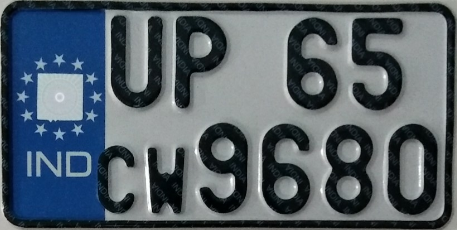
#> input picture Vision/main/plate.png, 457 x 230 px
$ python -i utils.py   (imports and definitions only)
#> lines starting #> are read from the running program, lines starting #| are printed output that depends on the picture; after the words box and inside, x2 and y2 are one past the last pixel; in counts of white or black regions, pixels touching at a corner belong together
#!/usr/bin/env python3
# -*- coding: utf-8 -*-
"""
Created on Sat Oct 31 23:56:57 2020

@author: nikhilchaudhary
"""
import cv2
import numpy as np
import pytesseract
import string
import matplotlib.pyplot as plt

# For Windows Local Machine - Begins
EXE_PATH = r'C:\Program Files\Tesseract-OCR\tesseract.exe'
pytesseract.pytesseract.tesseract_cmd = EXE_PATH
# Ends

path = r"C:\Users\hp\Desktop\Nikhil Project\nikhil.png"

def get_text_from_image(image_path, remove=False):
#> called with image_path = 'plate.png', remove = False
    image = cv2.imread(image_path)
#> image is the input picture: shape (230, 457, 3); mean B, G, R 104.2, 95.1, 83.5
    gray=cv2.cvtColor(image,cv2.COLOR_BGR2GRAY)
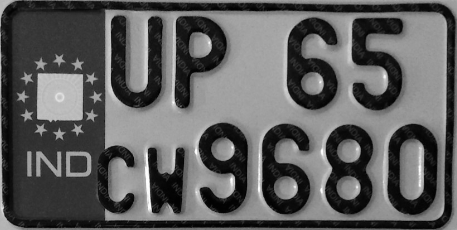
#> gray: shape (230, 457); min 1, max 254, mean 92.6
    blur=cv2.bilateralFilter(gray,11,90,90)
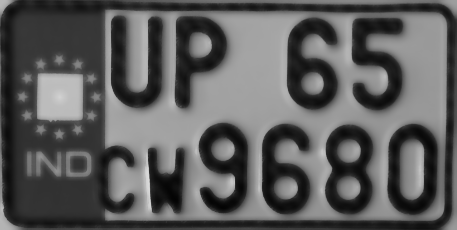
#> blur: shape (230, 457); min 3, max 220, mean 92.1
    edges=cv2.Canny(blur,30,200)
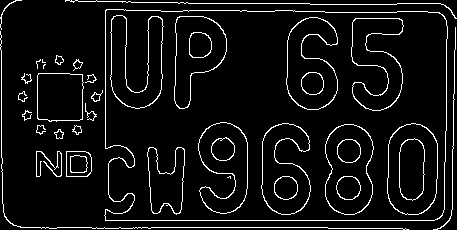
#> edges: shape (230, 457); 6.7% white in thin lines or dots
    cnts, new=cv2.findContours(edges.copy(),cv2.RETR_LIST,cv2.CHAIN_APPROX_SIMPLE)
#> cnts = 65 contours, 14 with area under 20; largest, box (x1, y1, x2, y2) and area: (104, 9, 448, 221) 70283, (104, 9, 448, 221) 70229, (387, 123, 438, 215) 3948, (387, 123, 438, 215) 3902, (325, 124, 374, 215) 3572; new = 65 rows, first 6: [1, -1, -1, -1], [2, 0, -1, -1], [3, 1, -1, -1], [4, 2, -1, -1], [5, 3, -1, -1], [6, 4, -1, -1]
    image_copy=image.copy()
    _=cv2.drawContours(image_copy,cnts,-1,(255,0,255),2)
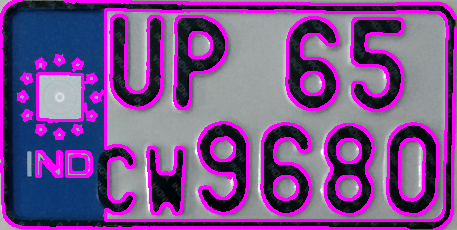
#> image_copy: shape (230, 457, 3); mean B, G, R 138.8, 77.3, 121.1
    cnts=sorted(cnts,key=cv2.contourArea,reverse=True)[:30]
#> cnts = 30 contours; largest, box (x1, y1, x2, y2) and area: (104, 9, 448, 221) 70283, (104, 9, 448, 221) 70229, (387, 123, 438, 215) 3948, (387, 123, 438, 215) 3902, (325, 124, 374, 215) 3572
    image_reduced_cnts=image.copy()
    _=cv2.drawContours(image_reduced_cnts,cnts,-1,(255,0,255),2)
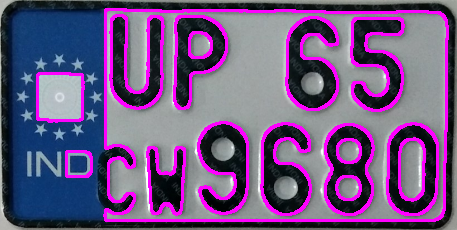
#> image_reduced_cnts: shape (230, 457, 3); 14.6% of pixels changed, all inside (x1, y1, x2, y2) = (36, 8, 449, 222)
    plate=None
    for c in cnts:
        perimeter=cv2.arcLength(c,True)
        edges_count=cv2.approxPolyDP(c,0.02*perimeter,True)
        if len(edges_count)==4:
            x,y,w,h=cv2.boundingRect(c)
            plate=image[y:y+h,x:x+w]
            break
#> this loop made 19 passes
#> (perimeter, edges_count, x, y, w, h) on pass 19: (184.4, [[38, 73], [37, 118], [82, 119], [82, 74]], 37, 73, 47, 49)
#> perimeter on passes 1 to 6: 1225.8, 1223.4, 248.3, 245.9, 254, 251.6
#> (the run stopped early here; a loop or call above may not have finished)
